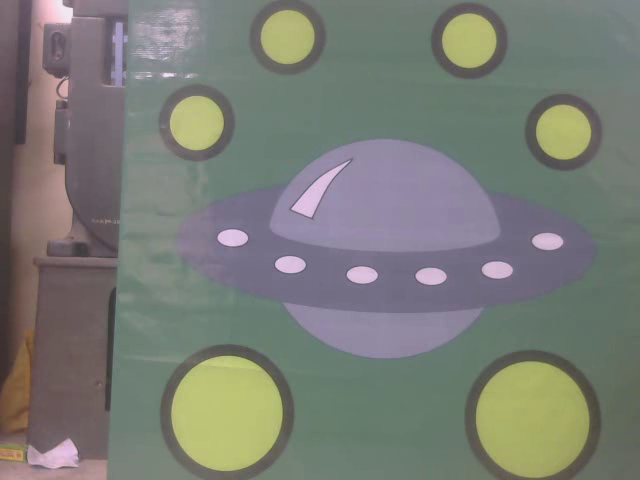
//> input picture frame 45 of org.avi, 640 x 480 px
$ ./algowithout_arduino   (built with g++ and OpenCV 4)
//> lines starting //> are read from the running program, lines starting //| are printed output that depends on the picture; after the words box and inside, x2 and y2 are one past the last pixel; in counts of white or black regions, pixels touching at a corner belong together
#include<opencv2/opencv.hpp>
#include<opencv/highgui.h>
#include <iostream>
#include <stdio.h>
#include <bits/stdc++.h>
using namespace cv;
using namespace std;
int main()
{
  VideoCapture inputVideo("org.avi");
  Mat img, src, src_gray;
  char c;
  int circlenumber=0;//count number of circles
  int radius;
  int tempi=0;//store temporary value of i variable used with circle vector
  int votes = 50;
  int iSliderValue1 =50;
  int iSliderValue2 = 200 ;
  int canny = 200 ;
  int n=1;//frame number
  int unitp=1;//units place of frame number
  int max=0;
  int tempr=0;
  int c1=0; int c2=0;
  double distance=0;
  //confi file read
  int i1,j1;
  FILE *fp2 = fopen("circles.txt","w");
  FILE *fp1 = fopen("confi.txt","r");
  fscanf(fp1,"%d",&i1);
  fscanf(fp1,"%d",&j1);
  fclose(fp1);
  //using confi file data
  if(i1!='\0')
  {
    votes = i1;
    iSliderValue1 =i1;
  }
  if(j1!='\0')
  {
    iSliderValue2 = j1 ;
    canny = j1 ;
  }
  while(1)
  {
    //read frame
    inputVideo.read(img);
//> img is the input picture: 480 rows x 640 cols, CV_8UC3; mean B, G, R 117.9, 124.5, 121.8
    vector<Mat> channels(3);
    // split img
    split(img, channels);
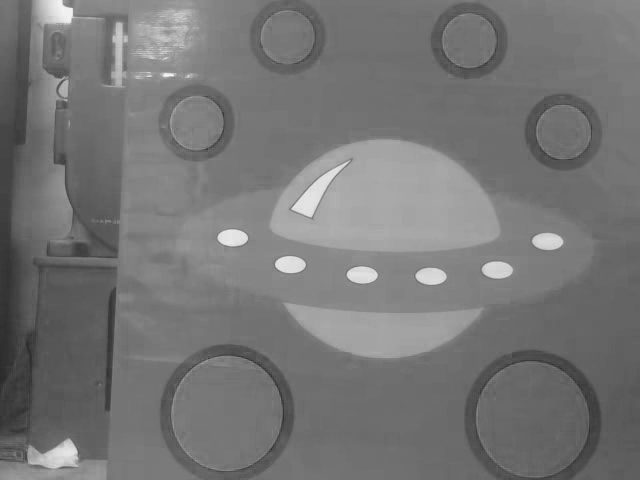
//> channels[0]: 480 rows x 640 cols, CV_8UC1; min 41, max 249, mean 117.9
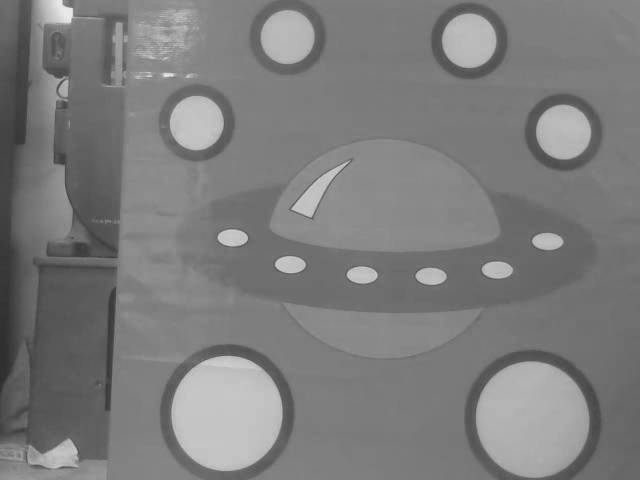
//> channels[1]: 480 rows x 640 cols, CV_8UC1; min 44, max 233, mean 124.5
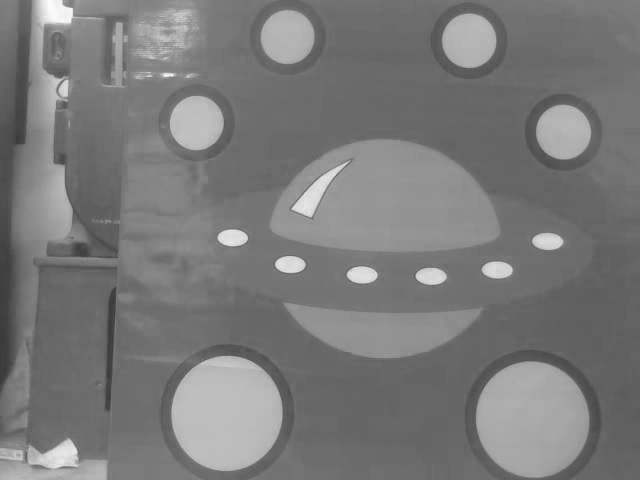
//> channels[2]: 480 rows x 640 cols, CV_8UC1; min 56, max 253, mean 121.8
    //contrast streching
    normalize(channels[1],channels[1],255,0,NORM_MINMAX);
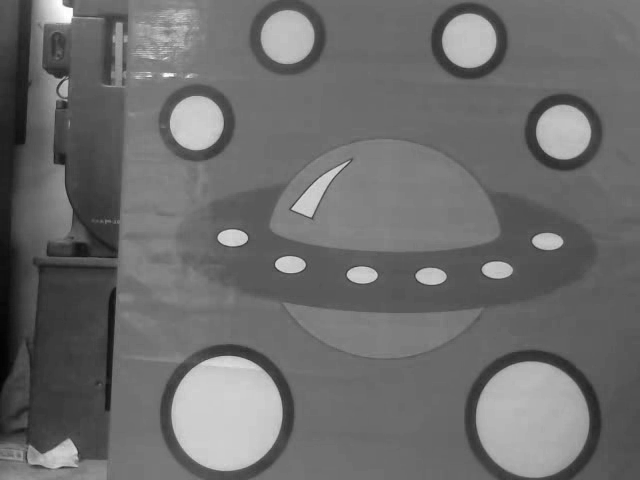
//> channels[1]: 480 rows x 640 cols, CV_8UC1; min 0, max 255, mean 108.6
    // get the channels (dont forget they follow BGR order in OpenCV)
    //Mat blue = channels[0];
    Mat green = channels[1];
    //Mat red = channels[2];
//start hough
    /// Convert it to gray
    // cvtColor( img, src_gray, CV_BGR2GRAY );
    /// Reduce the noise so we avoid false circle detection
    GaussianBlur(green, src_gray, Size(9, 9), 2, 2 );
    vector<Vec3f> circles;
    /// Apply the Hough Transform to find the circles
    HoughCircles( src_gray, circles, CV_HOUGH_GRADIENT, 1, src_gray.rows/8, canny, votes, 0, 0 );
//> circles = 6 circles (x, y, radius): [225.5, 412.5, 56.9], [533.5, 419.5, 57.4], [195.5, 122.5, 26.6], [469.5, 40.5, 26.8], [563.5, 131.5, 26.8], [286.5, 36.5, 26.4]
    //writing in circle file
    unitp = n%10;
    if(unitp==1)
    fprintf(fp2,"%dst frame\n",n);
    else if(unitp==2)
    fprintf(fp2,"%dnd frame\n",n);
    else if(unitp==3)
    fprintf(fp2,"%drd frame\n",n);
    else fprintf(fp2,"%dth frame\n",n);
    n++;//increase frame number
    //find out the target circle
    for( size_t i = 0; i < circles.size(); i++ )
    {
	Point center(cvRound(circles[i][0]), cvRound(circles[i][1]));
	radius = cvRound(circles[i][2]);
	if(i==0)
	{
	  max = cvRound(circles[i][0])-cvRound(circles[i][1]);
	}
	if(cvRound(circles[i][0])-cvRound(circles[i][1])>max)
	{
	  max = cvRound(circles[i][0])-cvRound(circles[i][1]);
	  c1=cvRound(circles[i][0]);
	  c2=cvRound(circles[i][1]);
	  tempr=radius;
	}
    }
//> this loop made 6 passes
//> (radius, max, c1, c2, tempr) on passes 2, 4, 5: (57, 114, 534, 420, 57), (27, 430, 470, 40, 27), (27, 432, 564, 132, 27)
//> (center, radius, max) on pass 1: (Point(226, 412), 57, -186)
//> after the loop, max = 432; c1 = 564; c2 = 132; tempr = 27
    //writing the target circle in circle.txt
    fprintf(fp2,"target is [%d",c1);
    fprintf(fp2,",%d]\t ",c2);
    fprintf(fp2,"%d",tempr);
    fprintf(fp2,"\n");
    /// Draw the circles detected
    for( size_t i = 0; i < circles.size(); i++ )
    {
	Point center(cvRound(circles[i][0]), cvRound(circles[i][1]));
	radius = cvRound(circles[i][2]);
	//count the number of circles
	circlenumber++;
	if(cvRound(circles[i][0])-cvRound(circles[i][1])==max)
	{
	  // circle center
	  circle( img, center,3 , Scalar(0,0,255), -1, 8, 0 );
	  //cout << center << "\n" ;//print to terminal
	  // circle outline
	  circle( img, center, radius, Scalar(0,0,255), 3, 8, 0 );
	  //cout << radius << "\n";//print to terminal
	}
	else
	{
	  // circle center
	  circle( img, center,3 , Scalar(0,255,0), -1, 8, 0 );
	  //cout << center << "\n" ;//print to terminal
	  // circle outline
	  circle( img, center, radius, Scalar(0,255,0), 3, 8, 0 );
	  //cout << radius << "\n";//print to terminal
	}
	fprintf(fp2,"[%d",cvRound(circles[i][0]));
	fprintf(fp2,",%d]\t ",  cvRound(circles[i][1]) );
	fprintf(fp2,"%d",radius);
	fprintf(fp2,"\n");
    }
//> this loop made 6 passes
//> (center, radius) on passes 1 to 6: (Point(226, 412), 57), (Point(534, 420), 57), (Point(196, 122), 27), (Point(470, 40), 27), (Point(564, 132), 27), (Point(286, 36), 26)
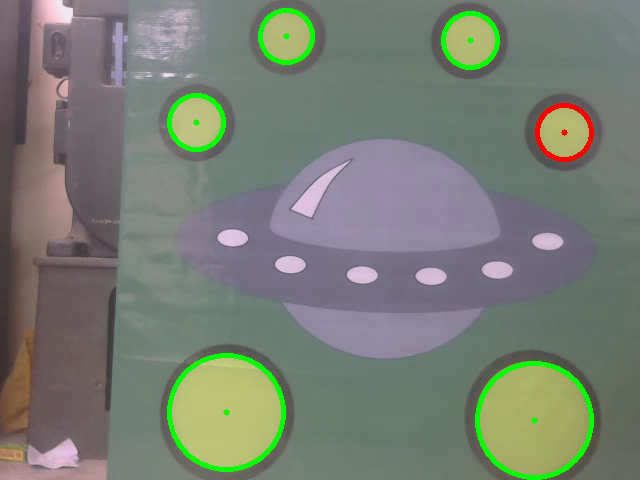
//> img: 480 rows x 640 cols, CV_8UC3; 2.32% of pixels changed, all inside (x1, y1, x2, y2) = (167, 8, 594, 480)
//> after the loop, circlenumber = 6
//hough end
    //drawing aim
    Size sz = img.size();
//> sz = Size(640, 480)
    int aimHeight = sz.height/2;
//> aimHeight = 240
    int aimWidth = sz.width/2;
//> aimWidth = 320
    Point aim(aimWidth,aimHeight);
//> aim = Point(320, 240)
    circle( img, aim,3 , Scalar(0,0,255), -1, 8, 0 );
//> img: 480 rows x 640 cols, CV_8UC3; 29 pixels changed, all inside (x1, y1, x2, y2) = (317, 237, 324, 244)
    //handling arduino
    distance =sqrt( (c2-aimHeight)^2 + (c1-aimWidth)^2 );
//> distance = nan
    if (distance<(tempr/2))
    {
      //send_via_port((char *)"z","char",1);
      cout << "fire" << endl;
    }
      else
      {
	if (c2>aimHeight)
	{
	  //send_via_port((char *)"s","char",1);
	  cout << "down" << endl;
	}
	  else if (c2<aimHeight)
	  {
	    //send_via_port((char *)"w","char",1);
	    cout << "up" << endl;
	  }
	if (c1>aimWidth)
	{
	  //send_via_port((char *)"d","char",1);
	  cout << "right\n" << endl;
	}
	  else if (c1<aimWidth)
	  {
	    //send_via_port((char *)"a","char",1);
	    cout << "left\n" << endl;
	  }
	  else
	  {
	    cout << "\n" << endl;
	  }
      }
    //all drawing should be before this
    //Show your results
    namedWindow( "circle detect", CV_WINDOW_AUTOSIZE );
    imshow( "circle detect", img );
    createTrackbar("votes", "circle detect", &iSliderValue1, 100);
    votes=iSliderValue1;
    createTrackbar("canny","circle detect",&iSliderValue2,400);
    canny=iSliderValue2;
    //write the number of circle detected
    fprintf(fp2,"%d circles detected\n\n\n",circlenumber);
    circlenumber=0;
    //confi file write
    FILE *fp3 = fopen("confi.txt","w");
    fprintf(fp3,"%d\n",votes);
    fprintf(fp3,"%d\n",canny);
    fclose(fp3);//closing confi.txt
    //wait
    c=cvWaitKey(40);
//> the Esc key is pressed
    if(c==27)
      break;
  }
  fclose(fp2);// closing circles.txt
}

$ run again, starting later in the video
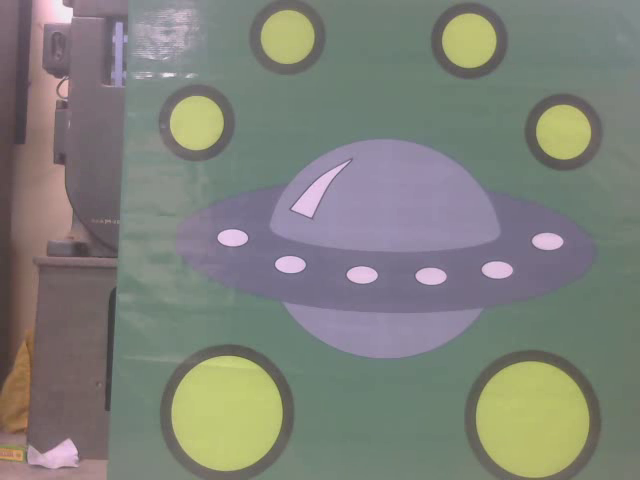
//> input picture frame 206 of org.avi, 640 x 480 px
//> img is the input picture: 480 rows x 640 cols, CV_8UC3; mean B, G, R 122.3, 129.5, 127.4
//> `split(img, channels);`:
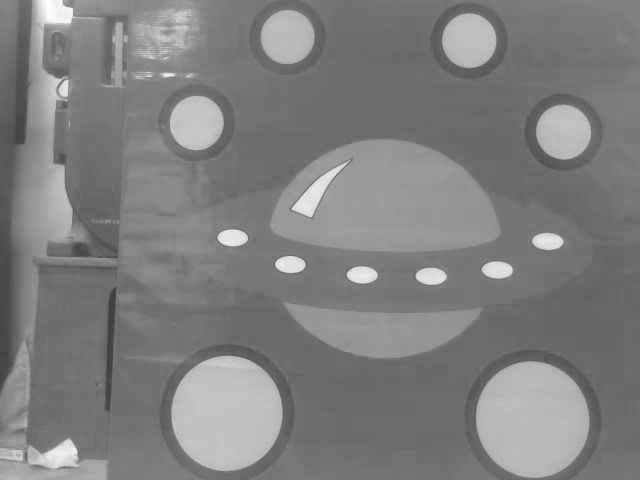
//> channels[2]: 480 rows x 640 cols, CV_8UC1; min 60, max 255, mean 127.4
//> circles = 6 circles (x, y, radius): [533.5, 418.5, 57.7], [225.5, 414.5, 56], [468.5, 40.5, 26.6], [286.5, 36.5, 26.6], [195.5, 122.5, 26.8], [563.5, 131.5, 27.8]
//> the loop `for( size_t i = 0; i < circles.size(); i++ )` made 6 passes
//> (radius, max, c1, c2, tempr) on passes 3, 6: (27, 428, 468, 40, 27), (28, 432, 564, 132, 28)
//> after the loop `for( size_t i = 0; i < circles.size(); i++ )`: max = 432; c1 = 564; c2 = 132; tempr = 28
//> the loop `for( size_t i = 0; i < circles.size(); i++ )` made 6 passes
//> (center, radius) on passes 1 to 6: (Point(534, 418), 58), (Point(226, 414), 56), (Point(468, 40), 27), (Point(286, 36), 27), (Point(196, 122), 27), (Point(564, 132), 28)
//> after the loop `for( size_t i = 0; i < circles.size(); i++ )`:
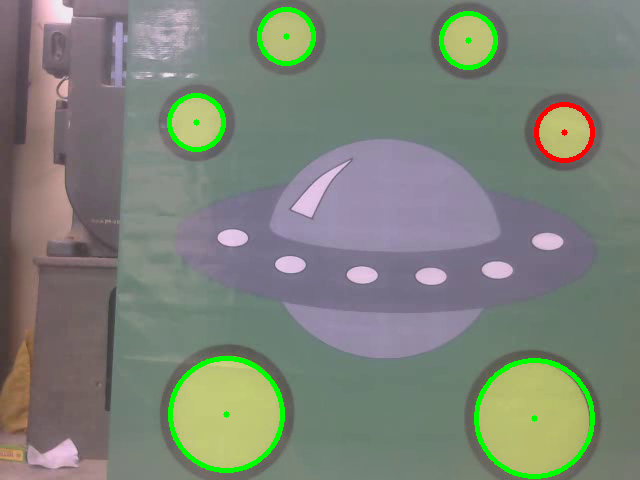
//> img: 480 rows x 640 cols, CV_8UC3; 2.32% of pixels changed, all inside (x1, y1, x2, y2) = (167, 7, 595, 479)
//> after the loop `for( size_t i = 0; i < circles.size(); i++ )`: circlenumber = 6
//> distance = nan

$ run again, starting later in the video
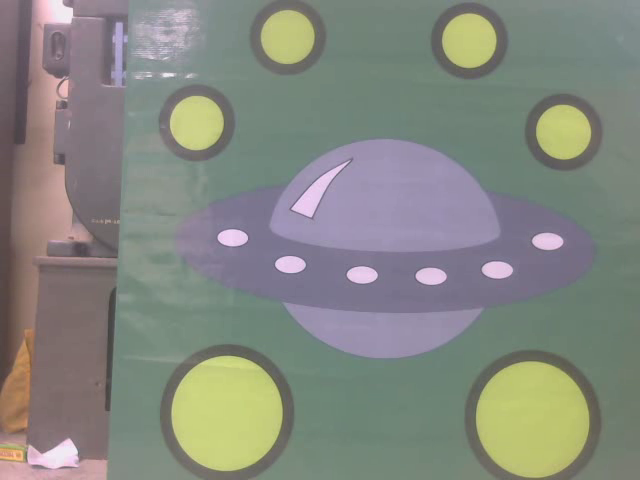
//> input picture frame 366 of org.avi, 640 x 480 px
//> img is the input picture: 480 rows x 640 cols, CV_8UC3; mean B, G, R 128.2, 136.1, 132.9
//> `normalize(channels[1],channels[1],255,0,NORM_MINMAX);`:
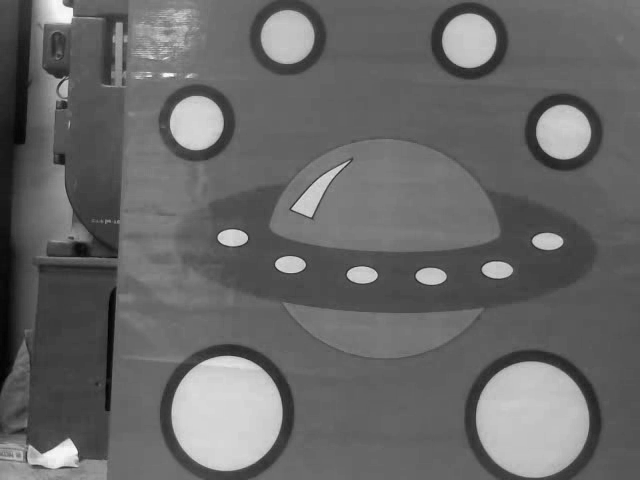
//> channels[1]: 480 rows x 640 cols, CV_8UC1; min 0, max 255, mean 103.8
//> circles = 6 circles (x, y, radius): [225.5, 413.5, 56.2], [531.5, 417.5, 55.9], [286.5, 36.5, 26.6], [469.5, 40.5, 26.8], [195.5, 122.5, 26.8], [563.5, 131.5, 26.7]
//> the loop `for( size_t i = 0; i < circles.size(); i++ )` made 6 passes
//> (radius, max, c1, c2, tempr) on passes 2, 3, 4, 6: (56, 114, 532, 418, 56), (27, 250, 286, 36, 27), (27, 430, 470, 40, 27), (27, 432, 564, 132, 27)
//> after the loop `for( size_t i = 0; i < circles.size(); i++ )`: max = 432; c1 = 564; c2 = 132; tempr = 27
//> the loop `for( size_t i = 0; i < circles.size(); i++ )` made 6 passes
//> (center, radius) on passes 1 to 6: (Point(226, 414), 56), (Point(532, 418), 56), (Point(286, 36), 27), (Point(470, 40), 27), (Point(196, 122), 27), (Point(564, 132), 27)
//> after the loop `for( size_t i = 0; i < circles.size(); i++ )`:
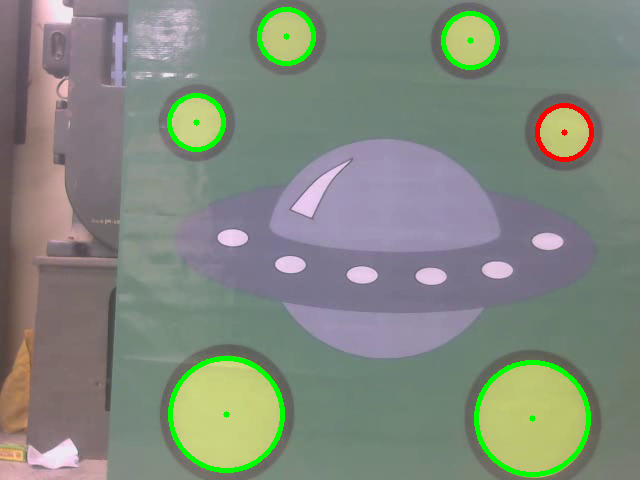
//> img: 480 rows x 640 cols, CV_8UC3; 2.3% of pixels changed, all inside (x1, y1, x2, y2) = (167, 7, 594, 477)
//> after the loop `for( size_t i = 0; i < circles.size(); i++ )`: circlenumber = 6
//> distance = nan
